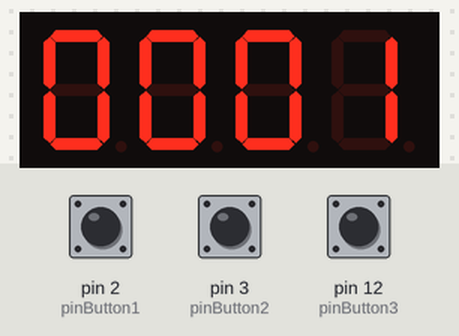
Bench run of a sketch on a simulated Arduino Uno, built with avr-gcc and run on an emulated ATmega328P. Shown: 4-digit seven-segment display. Wiring (inferred from the names in the program): 4-digit 7-segment display, segments lit when LOW: segments pin 0, pin 1, pin 11, pin 13, pin 4, pin 7, pin 8; digit selects pin 10, pin 9, pin 6, pin 5. The inputs (shaded band) are chosen by the test bench; at power-on: pin 3 (pinButton2) HIGH, pin 2 (pinButton1) HIGH, pin 12 (pinButton3) HIGH. The segment pins are drawn as the display they are named for.

Above: at 1.2 s.
1.3 s: pin 3 (pinButton2) pulled LOW for 0.15 s
At 2.5 s:
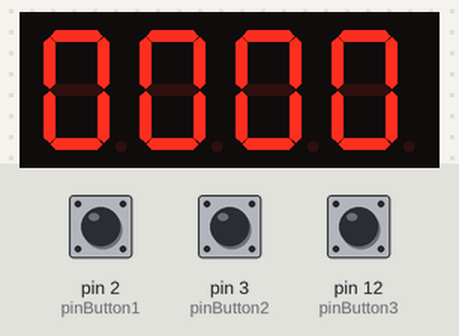
2.9 s: pin 2 (pinButton1) pulled LOW for 0.15 s
At 3.8 s:
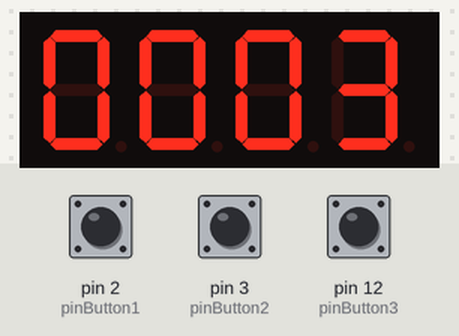
4.5 s: pin 12 (pinButton3) pulled LOW for 0.15 s
At 5.4 s:
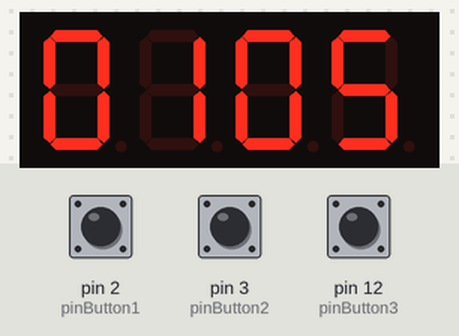
6.5 s: pin 12 (pinButton3) pulled LOW for 1 s
At 8.8 s:
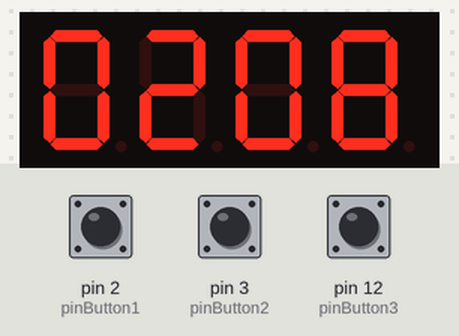
Timing chart, 0 to 10.0 s (numbered marks = the images above; inputs shaded):
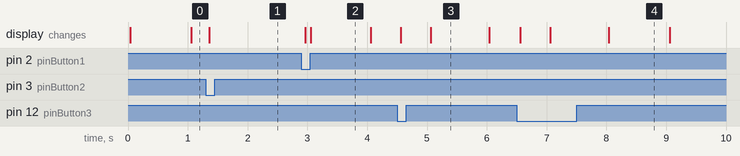

Measured:
- after the input at 1.3 s, the display: changes after 0.06 s (image 1)
- after the input at 2.9 s, the display: first changes after 0.06 s (image 2 shows a later state)
- what the display in image 2 shows lasts 1.0 s, from 3.1 s to 4.1 s

The sketch:

jamDIgital.ino
```cpp
#include <TimerOne.h>
// Variabel untuk menyimpan hitungan waktu
int count = 0;
// Hubungan pin seven segment dengan pinout Arduino Uno
int pinDigit1 = 5;
int pinDigit2 = 6;
int pinDigit3 = 9;
int pinDigit4 = 10;
int pinA = 0;
int pinB = 1;
int pinC = 11;
int pinD = 13;
int pinE = 4;
int pinF = 7;
int pinG = 8;
int pinButton1 = 2;
int pinButton2 = 3;
int pinButton3 = 12;
// Informasi mengenai Button
int stateButton1 = 0;
int stateButton2 = 0;
int stateButton3 = 0;
int lastState3 = 0;
int currentState3 = 0;
// Informasi mengenai tangkapan waktu
int detik = 0;
int menit = 0;
int jam = 0 ;
int hari = 0;
int bulan = 0;
int tahun = 0;
// Informasi mengenai tangkapan waktu alarm
int alarm_detik = 0;
int alarm_menit = 0;
int alarm_jam = 0;
int alarm_set = 0;
int alarm_nyala = 0;
// Informasi mengenai tangkapan waktu stopwatch
int sw_detik = 0;
int sw_menit = 0;
int sw_trigger = 0;

// Prosedur untuk mencegah terjadi Ghosting
void matiin_semua(void){
  for(int j = 0; j < 13; j++){
    // Mematikan Seven Segment Secara Keseluruhan
    // Untuk pin bukan common akan diberi logika LOW
    if((j!=5) and (j!=6) and (j!=9) and (j!=10)){
      digitalWrite(j, HIGH);
  }
  // Untuk pin common akan diberi logika HIGH
  else{
    digitalWrite(j, LOW);
  }
  }
}
// Prosedur untuk menyelakan sebuah seven segment
void Nyalain_LED(int digit, int nilai){
  // Nyalain Digit
  digitalWrite(digit, HIGH);
  // Nyalain Angka
  if(nilai == 0){
    digitalWrite(pinA, LOW);digitalWrite(pinB, LOW);digitalWrite(pinC, LOW);digitalWrite(pinD, LOW);digitalWrite(pinE, LOW);
    digitalWrite(pinF, LOW);digitalWrite(pinG, HIGH);
  }
  else if(nilai == 1){
    digitalWrite(pinA, HIGH);digitalWrite(pinB, LOW);digitalWrite(pinC, LOW);digitalWrite(pinD, HIGH);digitalWrite(pinE, HIGH);
    digitalWrite(pinF, HIGH);digitalWrite(pinG, HIGH);
  }
  else if(nilai == 2){
    digitalWrite(pinA, LOW);digitalWrite(pinB, LOW);digitalWrite(pinC, HIGH);digitalWrite(pinD, LOW);digitalWrite(pinE, LOW);
    digitalWrite(pinF, HIGH);digitalWrite(pinG, LOW);
  }
  else if(nilai == 3){
    digitalWrite(pinA, LOW);digitalWrite(pinB, LOW);digitalWrite(pinC, LOW);digitalWrite(pinD, LOW);digitalWrite(pinE, HIGH);
    digitalWrite(pinF, HIGH);digitalWrite(pinG, LOW);
  }
  else if(nilai == 4){
    digitalWrite(pinA, HIGH);digitalWrite(pinB, LOW);digitalWrite(pinC, LOW);digitalWrite(pinD, HIGH);digitalWrite(pinE, HIGH);
    digitalWrite(pinF, LOW);digitalWrite(pinG, LOW);
  }
  else if(nilai == 5){
    digitalWrite(pinA, LOW);digitalWrite(pinB, HIGH);digitalWrite(pinC, LOW);digitalWrite(pinD, LOW);digitalWrite(pinE, HIGH);
    digitalWrite(pinF, LOW);digitalWrite(pinG, LOW);
  }
  else if(nilai == 6){
    digitalWrite(pinA, LOW);digitalWrite(pinB, HIGH);digitalWrite(pinC, LOW);digitalWrite(pinD, LOW);digitalWrite(pinE, LOW);
    digitalWrite(pinF, LOW);digitalWrite(pinG, LOW);
  }
  else if(nilai == 7){
    digitalWrite(pinA, LOW);digitalWrite(pinB, LOW);digitalWrite(pinC, LOW);digitalWrite(pinD, HIGH);digitalWrite(pinE, HIGH);
    digitalWrite(pinF, HIGH);digitalWrite(pinG, HIGH);
  }
  else if(nilai == 8){
    digitalWrite(pinA, LOW);digitalWrite(pinB, LOW);digitalWrite(pinC, LOW);digitalWrite(pinD, LOW);digitalWrite(pinE, LOW);
    digitalWrite(pinF, LOW);digitalWrite(pinG, LOW);
  }
  else{
    digitalWrite(pinA, LOW);digitalWrite(pinB, LOW);digitalWrite(pinC, LOW);digitalWrite(pinD, LOW);digitalWrite(pinE, HIGH);
    digitalWrite(pinF, LOW);digitalWrite(pinG, LOW);
  }
}
// Prosedur untuk melakukan multiplexing pada seven segment
void tampil_digit(int nilai1,int nilai2,int nilai3,int nilai4){
  matiin_semua();
  Nyalain_LED(pinDigit1, nilai4);
  delay(1);
  matiin_semua();
  Nyalain_LED(pinDigit2, nilai3);
  delay(1);
  matiin_semua();
  Nyalain_LED(pinDigit3, nilai2);
  delay(1);
  matiin_semua();
  Nyalain_LED(pinDigit4, nilai1);
  delay(1);
}
// Interupsi rutin untuk membuat jam tetap menghitung
void InterruptSubroutine(){
  // increment detik dan normalisasi waktu
  detik += 1;
  if(detik > 59){
    menit += 1;
    detik = 0;
  }
  if(menit > 59){
    jam += 1;
    menit = 0;
  }
  if(jam > 23){
    hari += 1;
    jam = 0 ;
  }
  if (hari > 30){
    bulan += 1;
    hari = 0;
  }
  if(bulan > 12){
    tahun += 1;
    bulan = 0;
  }
  // Trigger apabila alarm harus menyala
  if((alarm_detik == detik) & (alarm_menit == menit) & (alarm_jam == jam)){
    alarm_nyala = 1;
  }
  // Apabila stopwatch ditrigger, stopwatch harus mulai menghitung
  if(sw_trigger == 1){
    sw_detik += 1;
    if(sw_detik >59){
      sw_menit += 1;
    }
  }
}
// Perubahan state sistem apabila button 1 dipencet
void button1Pressed(void){
  // Reset state button 2 setiap memasuki fitur baru
  stateButton2 = 0;
  stateButton1 += 1;
  // Merealisasikan Finite State
    if(stateButton1 > 3){
      stateButton1 = 0;
  }
}
// Perubahan state sistem apabila button 2 dipencet
void button2Pressed(void){
  stateButton2 += 1;
  // Mode Penampil Waktu
  if(stateButton1 == 0){
    if(stateButton2 > 3){
      stateButton2 = 0;
    }
  }
  // Mode Penyetel Waktu
  else if (stateButton1 == 1){
    if(stateButton2 > 4){
      stateButton2 = 0;
    }
  }
  // Mode Alarm
  else if (stateButton1 == 2){
    if(stateButton2 > 3){
      stateButton2 = 0;
    }
  }
  // Mode Stopwatch
  else {
    if(stateButton2 > 3){
      stateButton2 = 0;
    }
  }
}
// Interupsi Button yang menyebabkan perubahan
ISR (PCINT0_vect){
  currentState3 = digitalRead(pinButton3);
  if(currentState3 == LOW){
    // Mode Penyetel Waktu
    if(stateButton1 == 1){
      // Menyetel Menit
    if(stateButton2 == 0){
      menit += 1;
    }
    // Menyetel Jam
    else if(stateButton2 == 1){
      jam += 1;
    }
    // Menyetel Hari
    else if(stateButton2 == 2){
      hari += 1;
    }
    // Menyetel Bulan
    else if(stateButton2 == 3){
      bulan += 1;
      }
    }
    // Mode Alarm
    if(stateButton1 == 2){
      // Menyetel Detik
      if(stateButton2 == 0){
        alarm_detik += 1;
        if(alarm_detik > 60){
          alarm_detik = 0;
        }
      }
      // Menyetel Menit
      if(stateButton2 == 1){
        alarm_menit += 1;
        if(alarm_menit > 60){
          alarm_menit = 0;
        }
      }
      // Menyetel Jam
      if(stateButton2 == 2){
        alarm_jam += 1;
        if(alarm_jam > 23){
          alarm_menit = 0;
        }
      }
    }
  }
  delay(300);
}

void setup() {
  // Mengatur Pin Input/Ouput
  pinMode(pinDigit1, OUTPUT);
  pinMode(pinDigit2, OUTPUT);
  pinMode(pinDigit3, OUTPUT);
  pinMode(pinDigit4, OUTPUT);
  pinMode(pinA, OUTPUT);
  pinMode(pinB, OUTPUT);
  pinMode(pinC, OUTPUT);
  pinMode(pinD, OUTPUT);
  pinMode(pinE, OUTPUT);
  pinMode(pinF, OUTPUT);
  pinMode(pinG, OUTPUT);
  pinMode(pinButton1, INPUT_PULLUP);
  pinMode(pinButton2, INPUT_PULLUP);
  pinMode(pinButton3, INPUT_PULLUP);
  // Disable Serial agar dapat memanfaatkan port 1 dan 2
  UCSR0B=0x00;
  // Normalisasi Seven segment
  matiin_semua();
  // Interupsi Timer untuk memanggil subrutin setiap satu detik
  Timer1.initialize(1000000);
  Timer1.attachInterrupt(InterruptSubroutine);
  // Perhatikan bahwa tombol di-PULLUP
  attachInterrupt(digitalPinToInterrupt(2),button1Pressed,FALLING);
  attachInterrupt(digitalPinToInterrupt(3),button2Pressed,FALLING);
  PCICR |= B00000001 ;  // Mengatur register PCICR agar mengaktifkan grup 1
  PCMSK0 |= B00010000 ; // Mengatur target pin yang dapat melakukan interupsi yaitu pin 12
}

void loop() {
  // Kondisi alarm tidak menyala
  if(alarm_nyala != 1){
  // PENAMPIL WAKTU
  if (stateButton1 == 0){
    // Mode Menit-Detik
    if(stateButton2 == 0){
      tampil_digit(menit / 10, menit % 10, detik / 10, detik % 10);
    }
    // Mode Jam - menit
    else if(stateButton2 == 1){
      tampil_digit(jam / 10, jam % 10, menit / 10, menit % 10);
    }
    // Mode Tanggal-Bulan
    else if(stateButton2 == 2){
      tampil_digit(hari / 10, hari % 10, bulan / 10, bulan % 10);
    }
    // Mode Bulan-Tahun
    else{
      tampil_digit(bulan / 10, bulan % 10, tahun / 10, tahun % 10);
    }
  }
  // PENYETEL WAKTU
  else if(stateButton1 == 1){
    // Setel Menit
    if(stateButton2 == 0){
      tampil_digit(menit / 10, menit % 10, detik / 10, detik % 10);
    }
    // Setel Jam
    else if(stateButton2 == 1){
      tampil_digit(jam / 10, jam % 10, menit / 10, menit % 10);
    }
    // Setel Hari
    else if(stateButton2 == 2){
      tampil_digit(hari / 10, hari % 10, bulan / 10, bulan % 10);
    }
    // Setel Bulan
    else{
      tampil_digit(bulan / 10, bulan % 10, tahun / 10, tahun % 10);
    }
  }
  // ALARM
  else if(stateButton1 == 2){
    // Mode Setting
    // Setting detik
    if(stateButton2 == 0){
      tampil_digit(alarm_menit / 10, alarm_menit % 10, alarm_detik / 10, alarm_detik % 10);
    }
    // Setting menit
    else if (stateButton2 == 1){
      tampil_digit(alarm_jam / 10, alarm_jam % 10, alarm_menit / 10, alarm_menit % 10);
    }
    // Setting jam
    else if (stateButton2 == 2){
      tampil_digit(alarm_jam / 10, alarm_jam % 10, alarm_menit / 10, alarm_menit % 10);
    }
  }
  // STOPWATCH
  else if(stateButton1 == 3){
    tampil_digit(sw_menit / 10, sw_menit % 10, sw_detik / 10, sw_detik % 10);
    if(stateButton2 == 0){
      sw_menit = 0;
      sw_detik = 0;
    }
    else if(stateButton2 == 1){
      sw_trigger = 1;
    }
    else if(stateButton2 == 2){
      sw_trigger = 0;
    }
  }
  }
  // Apabila terjadi Alarm
  else{
    // LED Berkelap-kelip
    digitalWrite(14, HIGH);
    delay(1000);
    digitalWrite(14, LOW);
    delay(1000);
    digitalWrite(14, HIGH);
    delay(1000);
    digitalWrite(14, LOW);
    delay(1000);
    digitalWrite(14, HIGH);
    delay(1000);
    digitalWrite(14, LOW);
    delay(1000);
    digitalWrite(14, HIGH);
    delay(1000);
    digitalWrite(14, LOW);
    delay(1000);
    // Alarm Otomatis reset
    alarm_detik = 0;
    alarm_menit = 0;
    alarm_jam = 0;
    alarm_nyala = 0;
  }
}
```
